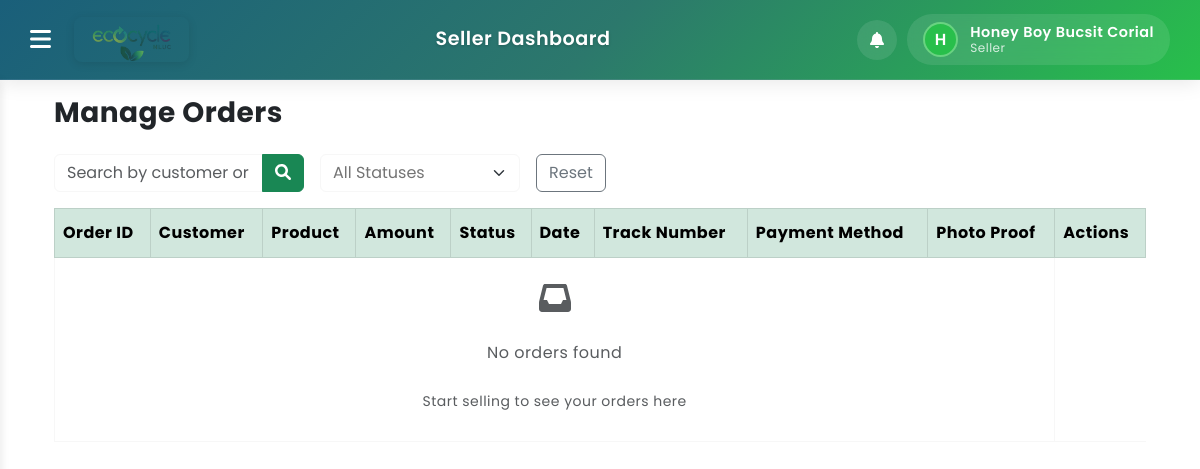
The page /seller-manageorders.php?filter=unread (signed in) on the database as committed earlier.
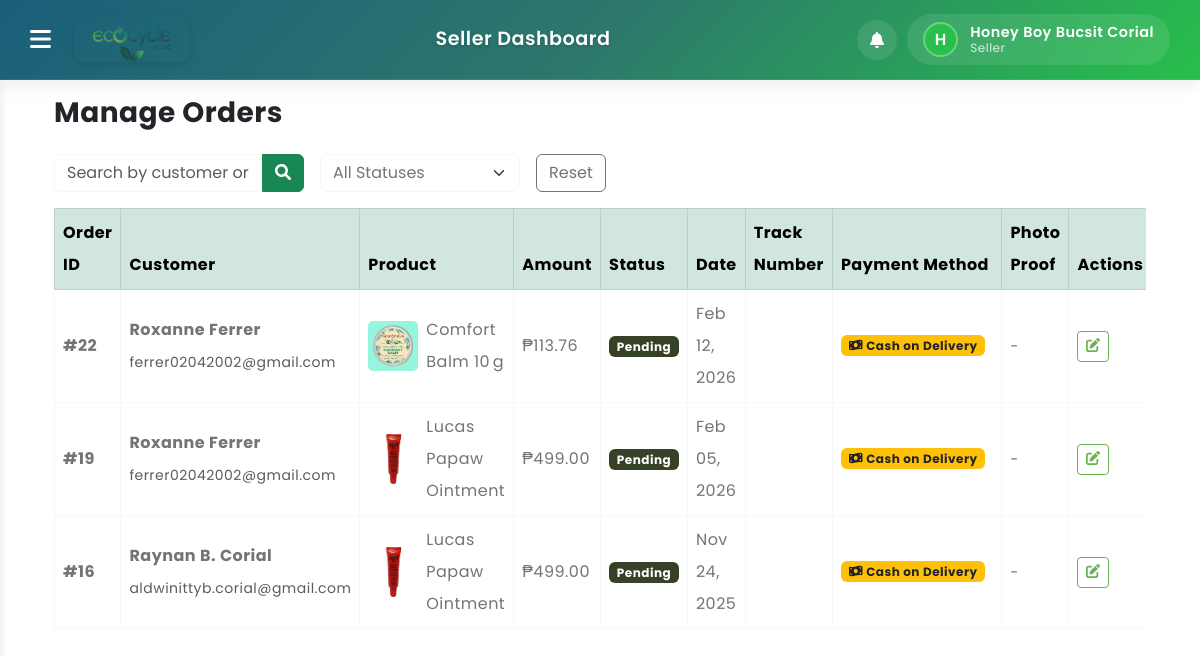
The same page on the database as committed later.
### tables this page shows
CREATE TABLE `orders` (
  `order_id` int(11) NOT NULL AUTO_INCREMENT,
  `buyer_id` int(11) NOT NULL,
  `total_amount` decimal(10,2) NOT NULL,
  `status` enum('pending','confirmed','shipped','delivered','cancelled') DEFAULT 'pending',
  `shipping_address` text NOT NULL,
  `payment_method` varchar(50) DEFAULT NULL,
  `tracking_number` varchar(100) DEFAULT NULL,
  `created_at` timestamp NOT NULL DEFAULT current_timestamp(),
  `updated_at` timestamp NOT NULL DEFAULT current_timestamp() ON UPDATE current_timestamp(),
  PRIMARY KEY (`order_id`),
  KEY `buyer_id` (`buyer_id`)
);

CREATE TABLE `buyers` (
  `buyer_id` int(11) NOT NULL AUTO_INCREMENT,
  `fullname` varchar(100) NOT NULL,
  `username` varchar(50) NOT NULL,
  `phone_number` varchar(20) NOT NULL,
  `email` varchar(100) NOT NULL,
  `password` varchar(255) NOT NULL,
  `address` text DEFAULT NULL,
  `documents` varchar(255) DEFAULT NULL,
  `status` enum('active','blocked') DEFAULT 'active',
  `created_at` timestamp NOT NULL DEFAULT current_timestamp(),
  `updated_at` timestamp NOT NULL DEFAULT current_timestamp() ON UPDATE current_timestamp(),
  `last_login` datetime DEFAULT NULL,
  `ecocoins_balance` decimal(10,2) NOT NULL DEFAULT 0.00,
  `reset_token` varchar(255) DEFAULT NULL,
  `reset_token_expires` datetime DEFAULT NULL,
  `reset_required` tinyint(1) DEFAULT 0,
  `failed_attempts` int(11) DEFAULT 0,
  `last_failed_attempt` datetime DEFAULT NULL,
  PRIMARY KEY (`buyer_id`),
  UNIQUE KEY `username` (`username`),
  UNIQUE KEY `email` (`email`)
);

CREATE TABLE `products` (
  `product_id` int(11) NOT NULL AUTO_INCREMENT,
  `seller_id` int(11) NOT NULL,
  `category_id` int(11) NOT NULL,
  `producers` varchar(255) DEFAULT NULL,
  `name` varchar(200) NOT NULL,
  `description` text DEFAULT NULL,
  `price` decimal(10,2) NOT NULL,
  `stock_quantity` int(11) NOT NULL DEFAULT 0,
  `image_url` varchar(255) DEFAULT NULL,
  `status` enum('active','inactive') DEFAULT 'inactive',
  `created_at` timestamp NOT NULL DEFAULT current_timestamp(),
  `updated_at` timestamp NOT NULL DEFAULT current_timestamp() ON UPDATE current_timestamp(),
  PRIMARY KEY (`product_id`),
  KEY `seller_id` (`seller_id`),
  KEY `category_id` (`category_id`)
);

CREATE TABLE `order_items` (
  `order_item_id` int(11) NOT NULL AUTO_INCREMENT,
  `order_id` int(11) NOT NULL,
  `product_id` int(11) NOT NULL,
  `quantity` int(11) NOT NULL,
  `price` decimal(10,2) NOT NULL,
  `status` enum('pending','confirmed','shipped','delivered','cancelled') DEFAULT 'pending',
  `tracking_number` varchar(100) DEFAULT NULL,
  `payment_receipt` varchar(255) DEFAULT NULL,
  `proof_photo` varchar(255) DEFAULT NULL,
  PRIMARY KEY (`order_item_id`),
  KEY `order_id` (`order_id`),
  KEY `product_id` (`product_id`)
);

### seller-manageorders.php (the view, shortened to what the rows shown need)
<?php
require_once 'config/database.php';
try {
  try {
    $pdo->exec("CREATE TABLE IF NOT EXISTS order_views (
      id INT AUTO_INCREMENT PRIMARY KEY,
      order_id INT NOT NULL,
      seller_id INT NOT NULL,
      viewed_at DATETIME NOT NULL DEFAULT CURRENT_TIMESTAMP,
      UNIQUE KEY ux_order_seller (order_id, seller_id)
    ) ENGINE=InnoDB DEFAULT CHARSET=utf8mb4");
  } catch (PDOException $e) {
  }
  $showUnreadOnly = (isset($_GET['filter']) && $_GET['filter'] === 'unread');
  if ($showUnreadOnly) {
    $query = "
    SELECT
      o.order_id,
      o.created_at,
      o.total_amount,
      o.shipping_address,
      o.payment_method,
      b.fullname as buyer_name,
      b.email as buyer_email,
      b.phone_number as buyer_phone,
      p.name as product_name,
      p.image_url,
      oi.quantity,
      oi.price as item_price,
      oi.payment_receipt,
      oi.order_item_id,
      oi.status as item_status,
      oi.tracking_number as item_tracking_number,
      oi.proof_photo
    FROM Orders o
    JOIN Order_Items oi ON o.order_id = oi.order_id
    JOIN Products p ON oi.product_id = p.product_id
    JOIN Buyers b ON o.buyer_id = b.buyer_id
    WHERE p.seller_id = ?
    AND oi.status = 'pending'
    AND NOT EXISTS (SELECT 1 FROM order_views ov WHERE ov.order_id = o.order_id AND ov.seller_id = ?)
    ORDER BY o.created_at DESC
    ";
    $stmt = $pdo->prepare($query);
    $stmt->execute([getCurrentUserId(), getCurrentUserId()]);
    $orders = $stmt->fetchAll();
  }
} catch (PDOException $e) {
    error_log("Error fetching orders: " . $e->getMessage());
    $orders = [];
}
include 'sellerheader.php';
?>
<!DOCTYPE html>
<html lang="en">
  <head>
    <link rel="stylesheet" href="https://cdn.jsdelivr.net/npm/swiper@9/swiper-bundle.min.css">
    <link href="https://cdn.jsdelivr.net/npm/bootstrap@5.3.0-alpha3/dist/css/bootstrap.min.css" rel="stylesheet">
    <link rel="stylesheet" type="text/css" href="css/vendor.css">
    <link rel="stylesheet" type="text/css" href="style.css">
  </head>
  <body>
    <div class="container-fluid">
      <div class="row">
        <div class="col-12 main-content">
          <div class="container-lg mt-3">
            <div class="table-responsive">
              <table class="table table-bordered align-middle">
                <thead class="table-success">
                  <tr>
                    <th>Order ID</th>
                    <th>Customer</th>
                    <th>Product</th>
                    <th>Amount</th>
                    <th>Status</th>
                    <th>Date</th>
                    <th>Track Number</th>
                     <th>Payment Method</th>
                    <th>Photo Proof</th>
                    <th>Actions</th>
                  </tr>
                </thead>
                <tbody>
                  <?php if (empty($orders)): ?>
                    <tr>
                      <td colspan="9" class="text-center text-muted py-4">
                        <i class="fas fa-inbox fa-2x mb-3"></i>
                        <p>No orders found</p>
                        <small>Start selling to see your orders here</small>
                      </td>
                    </tr>
                  <?php else: ?>
                    <?php foreach ($orders as $order): ?>
                      <tr data-order-item-id="<?php echo $order['order_item_id']; ?>" data-order-id="<?php echo $order['order_id']; ?>">
                        <td><strong>#<?php echo htmlspecialchars($order['order_id']); ?></strong></td>
                        <td>
                          <div>
                            <strong><?php echo htmlspecialchars($order['buyer_name']); ?></strong><br>
                            <small class="text-muted"><?php echo htmlspecialchars($order['buyer_email']); ?></small>
                          </div>
                        </td>
                        <td>
                          <div class="d-flex align-items-center">
                            <?php if ($order['image_url']): ?>
                            <img src="<?php echo htmlspecialchars($order['image_url']); ?>"
                                   alt="<?php echo htmlspecialchars($order['product_name']); ?>"
                                   class="me-2" style="width: 50px; height: 50px; object-fit: cover; border-radius: 5px;">
                            <?php endif; ?>
                            <span><?php echo htmlspecialchars($order['product_name']); ?></span>
                          </div>
                        </td>
                        <td>₱<?php echo number_format($order['item_price'] * $order['quantity'], 2); ?></td>
                        <td class="status-cell">
                          <span class="badge <?php
                            switch($order['item_status']) {
                              case 'pending': echo 'bg-secondary'; break;
                            }
                          ?>">
                            <?php echo ucfirst(htmlspecialchars($order['item_status'])); ?>
                          </span>
                        </td>
                        <td><?php echo date('M d, Y', strtotime($order['created_at'])); ?></td>
                        <td class="track-number-cell">
                        </td>
                         <td>
                           <div style="display:flex; align-items:center; justify-content:space-between; gap:8px;">
                             <div style="display:flex; align-items:center; gap:8px;">
                               <?php
                                 $paymentMethod = strtolower($order['payment_method']);
                                 $badgeClass = '';
                                 $icon = '';
                                 $displayText = '';
                                 switch($paymentMethod) {
                                   case 'cod':
                                     $badgeClass = 'badge bg-warning text-dark';
                                     $icon = 'fas fa-money-bill-wave';
                                     $displayText = 'Cash on Delivery';
                                     break;
                                 }
                               ?>
                               <span class="<?php echo $badgeClass; ?>">
                                 <i class="<?php echo $icon; ?> me-1"></i><?php echo $displayText; ?>
                               </span>
                             </div>
                           </div>
                         </td>
                        <td>
                          <?php if (!empty($order['proof_photo'])): ?>
                            <a href="#" class="view-proof-link btn btn-sm btn-outline-primary" data-proof="<?php echo htmlspecialchars($order['proof_photo']); ?>" title="View photo proof" aria-label="View photo proof">
                              <i class="fas fa-image"></i> View
                            </a>
                          <?php else: ?>
                            <?php if ($order['item_status'] === 'delivered'): ?>
                              <button class="btn btn-sm btn-outline-success upload-proof-btn" data-order-item-id="<?php echo htmlspecialchars($order['order_item_id']); ?>" title="Upload proof of delivery">
                                <i class="fas fa-upload"></i> Upload
                              </button>
                            <?php else: ?>
                              <small class="text-muted">-</small>
                            <?php endif; ?>
                          <?php endif; ?>
                        </td>
                        <td>
                          <?php if ($order['item_status'] != 'delivered' && $order['item_status'] != 'cancelled'): ?>
                          <button class="btn btn-sm btn-outline-primary edit-status-btn" title="Edit">
                              <i class="fas fa-edit"></i>
                            </button>
                          <?php else: ?>
                            <button class="btn btn-sm btn-outline-secondary edit-status-btn" title="Edit" disabled>
                              <i class="fas fa-edit"></i>
                            </button>
                          <?php endif; ?>
                        </td>
                      </tr>
                    <?php endforeach; ?>
                  <?php endif; ?>
                </tbody>
              </table>
            </div>
          </div>
        </div>
      </div>
    </div>
  </body>
</html>

Rows that differ between the two databases and show on the page:
added orders: order_id "22", buyer.fullname "Roxanne Ferrer", buyer.email "ferrer02042002@gmail.com", products.image_url (picture), products.name "Comfort Balm 10 g", order_items.price "113.76", order_items.status "Pending", created_at "Feb 12, 2026", payment_method "Cash on Delivery"
added orders: order_id "19", buyer.fullname "Roxanne Ferrer", buyer.email "ferrer02042002@gmail.com", products.image_url (picture), products.name "Lucas Papaw Ointment", order_items.price "499.00", order_items.status "Pending", created_at "Feb 05, 2026", payment_method "Cash on Delivery"
added orders: order_id "16", buyer.fullname "Raynan B. Corial", buyer.email "aldwinittyb.corial@gmail.com", products.image_url (picture), products.name "Lucas Papaw Ointment", order_items.price "499.00", order_items.status "Pending", created_at "Nov 24, 2025", payment_method "Cash on Delivery"
Other text that changed with them:
text no longer shown: "No orders found Start selling to see your orders here"
